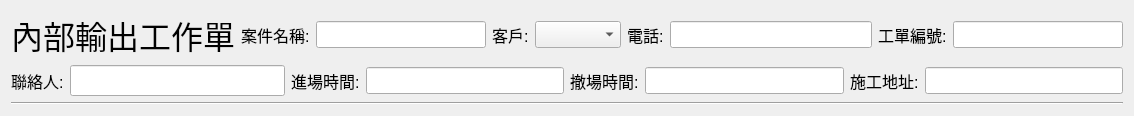
   <widget class="QWidget" name="layoutWidget_7">
    <property name="geometry">
     <rect>
      <x>7</x>
      <y>4</y>
      <width>1134</width>
      <height>89</height>
     </rect>
    </property>
    <layout class="QVBoxLayout" name="verticalLayout_2">
     <item>
      <layout class="QVBoxLayout" name="verticalLayout">
       <item>
        <layout class="QHBoxLayout" name="horizontalLayout_10">
         <item>
          <widget class="QLabel" name="label">
           <property name="font">
            <font>
             <pointsize>24</pointsize>
            </font>
           </property>
           <property name="text">
            <string>內部輸出工作單</string>
           </property>
          </widget>
         </item>
         <item>
          <layout class="QHBoxLayout" name="horizontalLayout_3">
           <item>
            <widget class="QLabel" name="label__case_name">
             <property name="font">
              <font>
               <pointsize>12</pointsize>
              </font>
             </property>
             <property name="text">
              <string>案件名稱:</string>
             </property>
            </widget>
           </item>
           <item>
            <widget class="QLineEdit" name="lineEdit_case_name">
             <property name="font">
              <font>
               <pointsize>12</pointsize>
              </font>
             </property>
            </widget>
           </item>
          </layout>
         </item>
         <item>
          <layout class="QHBoxLayout" name="horizontalLayout_4">
           <item>
            <widget class="QLabel" name="label_company_name">
             <property name="font">
              <font>
               <pointsize>12</pointsize>
              </font>
             </property>
             <property name="text">
              <string>客戶:</string>
             </property>
            </widget>
           </item>
           <item>
            <widget class="QComboBox" name="comboBox_company_name">
             <property name="font">
              <font>
               <pointsize>12</pointsize>
              </font>
             </property>
            </widget>
           </item>
          </layout>
         </item>
         <item>
          <layout class="QHBoxLayout" name="horizontalLayout_5">
           <item>
            <widget class="QLabel" name="label_phone">
             <property name="font">
              <font>
               <pointsize>12</pointsize>
              </font>
             </property>
             <property name="text">
              <string>電話:</string>
             </property>
            </widget>
           </item>
           <item>
            <widget class="QLineEdit" name="lineEdit_phone">
             <property name="font">
              <font>
               <pointsize>12</pointsize>
              </font>
             </property>
            </widget>
           </item>
          </layout>
         </item>
         <item>
          <layout class="QHBoxLayout" name="horizontalLayout_2">
           <item>
            <widget class="QLabel" name="label_worknum">
             <property name="font">
              <font>
               <pointsize>12</pointsize>
              </font>
             </property>
             <property name="text">
              <string>工單編號:</string>
             </property>
            </widget>
           </item>
           <item>
            <widget class="QLineEdit" name="lineEdit_worknum">
             <property name="font">
              <font>
               <pointsize>12</pointsize>
              </font>
             </property>
            </widget>
           </item>
          </layout>
         </item>
        </layout>
       </item>
       <item>
        <layout class="QHBoxLayout" name="horizontalLayout_9">
         <item>
          <layout class="QHBoxLayout" name="horizontalLayout_6">
           <item>
            <widget class="QLabel" name="label_client_name">
             <property name="font">
              <font>
               <pointsize>12</pointsize>
              </font>
             </property>
             <property name="text">
              <string>聯絡人:</string>
             </property>
            </widget>
           </item>
           <item>
            <widget class="QLineEdit" name="lineEdit_client_name">
             <property name="font">
              <font>
               <pointsize>14</pointsize>
              </font>
             </property>
            </widget>
           </item>
          </layout>
         </item>
         <item>
          <layout class="QHBoxLayout" name="horizontalLayout_7">
           <item>
            <widget class="QLabel" name="label_worktime">
             <property name="font">
              <font>
               <pointsize>12</pointsize>
              </font>
             </property>
             <property name="text">
              <string>進場時間:</string>
             </property>
            </widget>
           </item>
           <item>
            <widget class="QLineEdit" name="lineEdit_worktime">
             <property name="font">
              <font>
               <pointsize>12</pointsize>
              </font>
             </property>
            </widget>
           </item>
          </layout>
         </item>
         <item>
          <layout class="QHBoxLayout" name="horizontalLayout_8">
           <item>
            <widget class="QLabel" name="label_cleanup_time">
             <property name="font">
              <font>
               <pointsize>12</pointsize>
              </font>
             </property>
             <property name="text">
              <string>撤場時間:</string>
             </property>
            </widget>
           </item>
           <item>
            <widget class="QLineEdit" name="lineEdit_cleanup_time">
             <property name="font">
              <font>
               <pointsize>12</pointsize>
              </font>
             </property>
            </widget>
           </item>
          </layout>
         </item>
         <item>
          <layout class="QHBoxLayout" name="horizontalLayout">
           <item>
            <widget class="QLabel" name="label_workaddress">
             <property name="font">
              <font>
               <pointsize>12</pointsize>
              </font>
             </property>
             <property name="text">
              <string>施工地址:</string>
             </property>
            </widget>
           </item>
           <item>
            <widget class="QLineEdit" name="lineEdit_workaddress">
             <property name="font">
              <font>
               <pointsize>12</pointsize>
              </font>
             </property>
            </widget>
           </item>
          </layout>
         </item>
        </layout>
       </item>
      </layout>
     </item>
     <item>
      <widget class="Line" name="line">
       <property name="orientation">
        <enum>Qt::Horizontal</enum>
       </property>
      </widget>
     </item>
    </layout>
   </widget>
